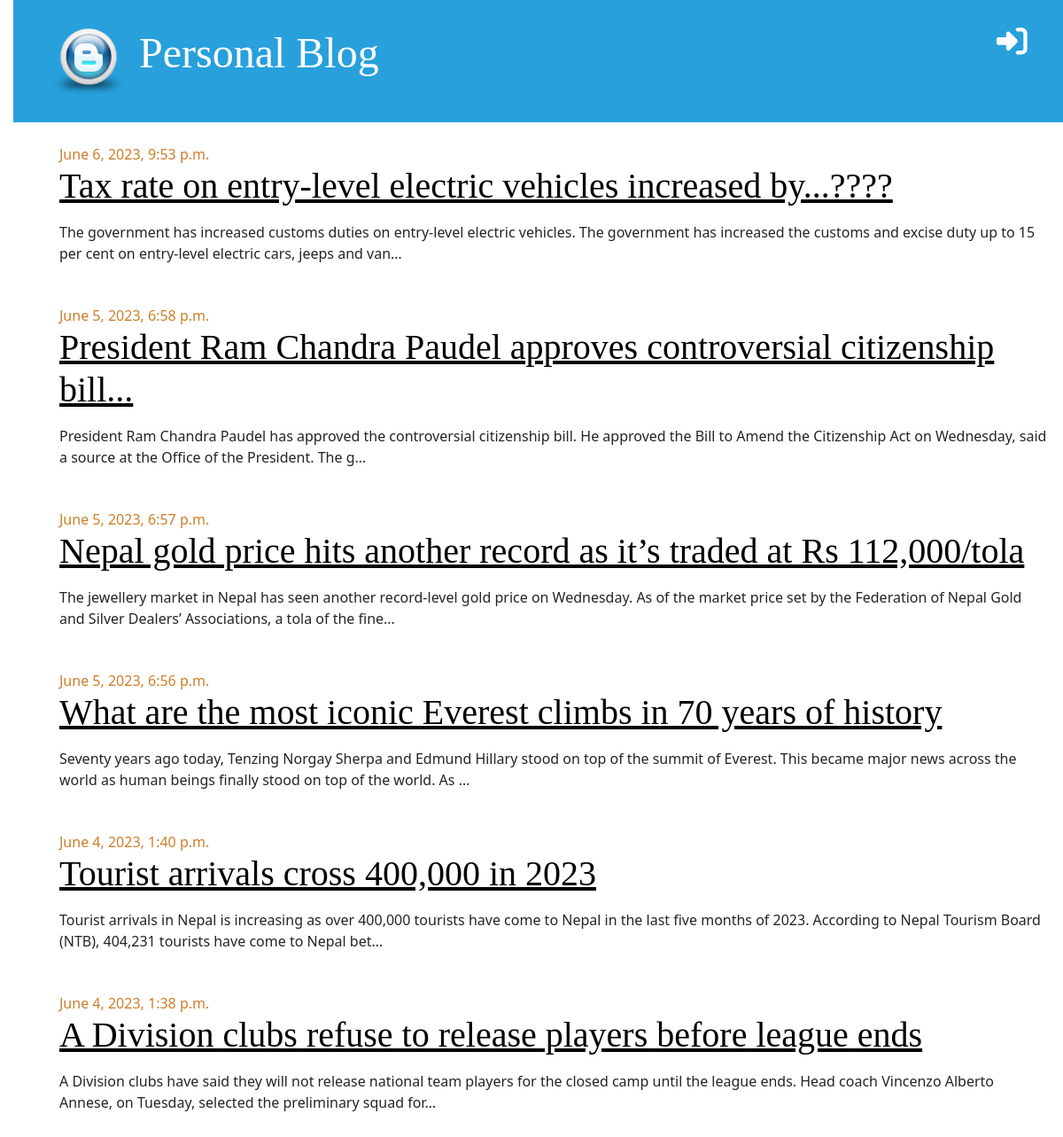
The page / on the database its author committed.
### blog1_app/models.py (models this page shows, shortened)
class Post(models.Model):
    title = models.CharField(max_length=255)
    content = models.TextField()
    published_at = models.DateTimeField(null=True, blank=True)
    author = models.ForeignKey("auth.User", on_delete=models.CASCADE)
    created_at = models.DateTimeField(auto_now_add=True)
    updated_at = models.DateTimeField(auto_now=True)

### blog1_app/views.py (the view)
class PostListView(ListView):
    model = Post
    template_name = "post1_list.html"
    context_object_name = "posts1"
    queryset = Post.objects.filter(published_at__isnull=False).order_by("-published_at")

### templates/post1_list.html
{% extends "base.html" %}
{% block content %}
    {% for post in posts1 %}
        <div class="post">
            {% if post.published_at %}<div class="date">{{ post.published_at }}</div>{% endif %}
            <h1>
                <a href="{% url 'post1-detail' post.pk %}">{{ post.title }}</a>
            </h1>
            <p>
                <p>{{ post.content|truncatechars:200 }}</p>
            </p>
        </div>
    {% endfor %}
{% endblock content %}

### templates/base.html (shortened to what this page needs)
{% load static %}
<!DOCTYPE html>
<html lang="en">
    <head>
        <link href="{% static "css/bootstrap.min.css" %}" rel="stylesheet">
        <link rel="stylesheet" href="{% static "css/blog.css" %}">
        <link href="{% static 'fontawesomefree/css/all.min.css' %}"
              rel="stylesheet"
              type="text/css">
    </head>
    <body>
        <div class="page-header mb-4">
            {% if user.is_authenticated %}
                <a href="{% url 'logout' %}" class="top-menu">
                    <i class="fa-solid fa-right-from-bracket ">logout</i>
                </a>
                <a href="{% url 'post1-create' %}" class="top-menu">
                    <i class="fa-solid fa-plus">add</i>
                </a>
                <a href="{% url 'draft1-list' %}" class="top-menu">
                    <i class="fa-solid fa-pen-to-square">edit_square</i>
                </a>
            {% else %}
                <a href="{% url 'login' %}" class="top-menu">
                    <i class="fa-solid fa-right-to-bracket">login</i>
                </a>
            {% endif %}
            <h1>
                <a href="/">
                    <img src="{% static "img/favicon.ico" %}" alt="Personal Blog" width="90px">
                    Personal Blog
                </a>
            </h1>
        </div>
        <div class="container content">
            <div class="row">
                {% block content %}
                {% endblock content %}
            </div>
        </div>
    </body>
</html>

### static/css/blog.css (style rules this page uses)
body { padding-left: 15px; }
h1 a { color: #27a0dc; font-family: "Lobster"; }
.page-header { background-color: #27a0dc; margin-top: 0; padding: 20px 20px 20px 40px; }
.page-header h1, .page-header h1 a, .page-header h1 a:visited, .page-header h1 a:active { color: #ffffff; font-size: 36pt; text-decoration: none; }
.content { margin-left: 40px; }
h1, h2, h3, h4 { font-family: "Lobster", cursive; }
.date { color: #ce7e29; }
.top-menu, .top-menu:hover, .top-menu:visited { color: #ffffff; float: right; font-size: 26pt; margin-right: 20px; }
.post { margin-bottom: 30px; }
.post h1 a, .post h1 a:visited { color: #000000; }

### rows shown on the page
Post: published_at "June 6, 2023, 9:53 p.m.", title "Tax rate on entry-level electric vehicles increased by...????", content "The government has increased customs duties on entry-level electric vehicles. The government has increased the customs and excise duty up to 15 per cent on entry-level electric cars, jeeps and van…"
Post: published_at "June 5, 2023, 6:58 p.m.", title "President Ram Chandra Paudel approves controversial citizenship bill...", content "President Ram Chandra Paudel has approved the controversial citizenship bill. He approved the Bill to Amend the Citizenship Act on Wednesday, said a source at the Office of the President. The g…"
Post: published_at "June 5, 2023, 6:57 p.m.", title "Nepal gold price hits another record as it’s traded at Rs 112,000/tola", content "The jewellery market in Nepal has seen another record-level gold price on Wednesday. As of the market price set by the Federation of Nepal Gold and Silver Dealers’ Associations, a tola of the fine…"
Post: published_at "June 5, 2023, 6:56 p.m.", title "What are the most iconic Everest climbs in 70 years of history", content "Seventy years ago today, Tenzing Norgay Sherpa and Edmund Hillary stood on top of the summit of Everest. This became major news across the world as human beings finally stood on top of the world. As …"
Post: published_at "June 4, 2023, 1:40 p.m.", title "Tourist arrivals cross 400,000 in 2023", content "Tourist arrivals in Nepal is increasing as over 400,000 tourists have come to Nepal in the last five months of 2023. According to Nepal Tourism Board (NTB), 404,231 tourists have come to Nepal bet…"
Post: published_at "June 4, 2023, 1:38 p.m.", title "A Division clubs refuse to release players before league ends", content "A Division clubs have said they will not release national team players for the closed camp until the league ends. Head coach Vincenzo Alberto Annese, on Tuesday, selected the preliminary squad for…"
